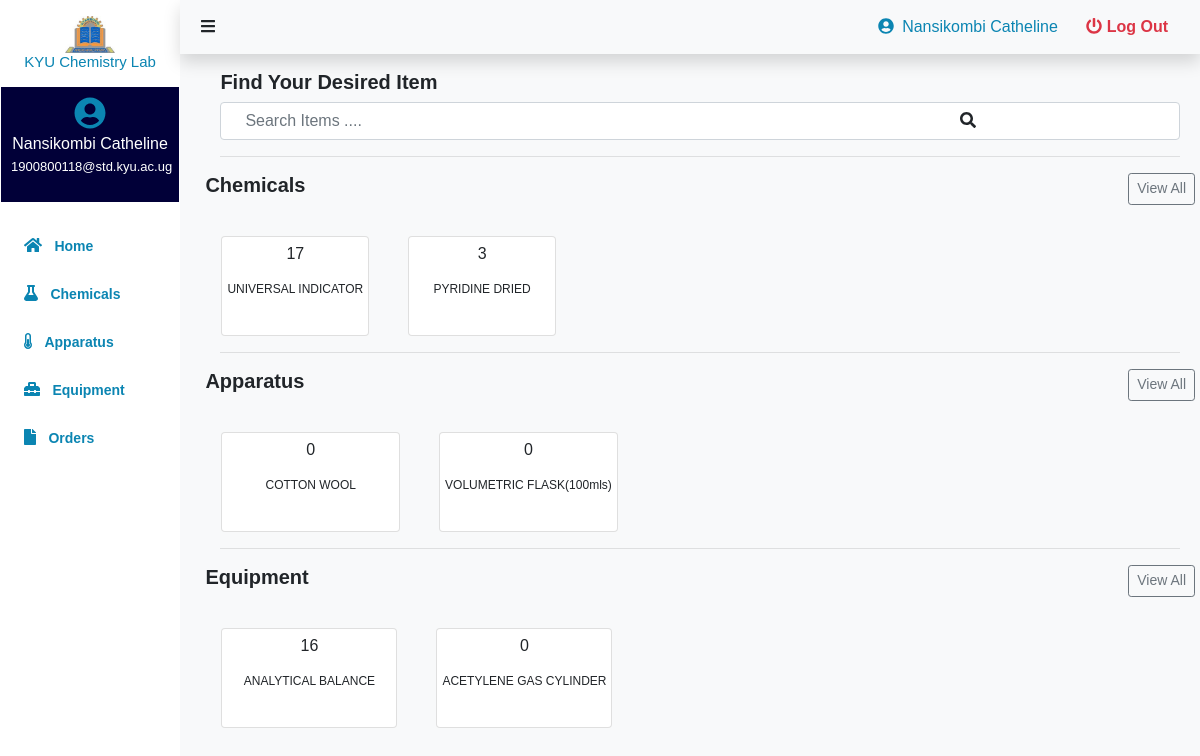
The page /user/home.php (signed in) on the database its author committed.
### tables this page shows
CREATE TABLE `student_table` (
  `id` int(4) NOT NULL,
  `fname` varchar(50) DEFAULT NULL,
  `lname` varchar(50) DEFAULT NULL,
  `email` varchar(100) DEFAULT NULL,
  `contact` varchar(13) DEFAULT NULL,
  `role` varchar(15) NOT NULL,
  `course` varchar(100) NOT NULL,
  `student_no` varchar(30) DEFAULT NULL,
  `supervisor` varchar(100) NOT NULL,
  `department` varchar(30) NOT NULL,
  `password` varchar(255) NOT NULL
);

CREATE TABLE `organic` (
  `id` int(4) NOT NULL,
  `compound` varchar(100) DEFAULT NULL,
  `amount` varchar(20) DEFAULT NULL,
  `expdate` date DEFAULT NULL,
  `location` varchar(50) NOT NULL,
  `category` varchar(30) NOT NULL,
  `modification_date` date NOT NULL
);

CREATE TABLE `apparatus` (
  `id` int(11) NOT NULL,
  `name` varchar(50) NOT NULL,
  `quantity` int(5) NOT NULL,
  `location` varchar(30) NOT NULL,
  `modification_date` date NOT NULL
);

CREATE TABLE `equipment` (
  `id` int(11) NOT NULL,
  `name` varchar(100) NOT NULL,
  `specs` varchar(300) NOT NULL,
  `supplier` varchar(255) NOT NULL,
  `quantity` int(5) NOT NULL,
  `status` varchar(100) NOT NULL,
  `location` varchar(200) NOT NULL,
  `code` varchar(155) NOT NULL
);

### user/includes/session.php (called while the page is built, shortened)
<?php
	include 'includes/conn.php';
	$sql = "SELECT * FROM student_table WHERE id = '".$_SESSION['user']."'";
	$query = $conn->query($sql);
	$user = $query->fetch_assoc();
?>

### user/home.php (the view, shortened to what this page needs)
<?php
include('./includes/session.php');
include('./includes/header.php');
?>
<div class="main shadow">
    <?php
    if($_SESSION['role'] == "Student")
    {
        include('./includes/sidebar.php');
    }
    else
    {
        include('./includes/sidebar.php');
    }
    ?>
    <div class="content bg-light" >
            <?php include('./includes/navbar.php') ?>
            <div class="inner-content" >
                <div class="search" style="width: 100%;border-radius: 10px;">
                    <h5 class="" style="font-weight: 700; font-family: Arial;">Find Your Desired Item</h5>
                    <form>
                        <i class="fas fa-search    " style=" position: absolute; margin-top: 10px; left: 80%;"></i>
                        <input type="text" name="seachInput" class="form-control pl-4" placeholder="Search Items .... " />
                    </form>
                </div>
                <hr />
                <div id="display">
                <div class="row mt-3">
                    <div class="d-flex justify-content-between " style="width: 100%;">
                        <h5 style="font-weight: 600;">Chemicals</h4>
                        <a href="chemicals.php" class="btn btn-sm btn-outline-secondary ">View All</a>
                    </div>
                    <div class="home-cards mt-3 ml-3">
                            <?php
                                $select = $conn->query("select * from organic order by id limit 2");
                                while($row = $select->fetch_assoc())
                                {
                                    ?>
                                            <div class="card-deck about-chemical mr-4" id="<?= $row['id'] ?>" style="cursor:pointer;">
                                                <div class="card text-center">
                                                    <div class="card-body" style="margin:-20px;">
                                                        <p> <?= $row['amount'] ?></p>
                                                        <h6 class="card-title"><?= $row['compound'] ?></h6>
                                                    </div>
                                                </div>
                                            </div>
                                    <?php
                                }
                            ?>
                        </div>
                </div>
                <hr />
                <div class="row mt-3" style="">
                    <div class="d-flex justify-content-between" style="width: 100%;">
                        <h5 style="font-weight: 600;">Apparatus</h4>
                        <a href="apparatus.php" class="btn btn-sm btn-outline-secondary ">View All</a>
                    </div>
                    <div class="home-cards mt-3 ml-3">
                            <?php
                                $select = $conn->query("select * from apparatus limit 2");
                                while($row = $select->fetch_assoc())
                                {
                                    ?>
                                            <div class="card-deck about-apparatus mr-4" id="<?= $row['id'] ?>" style="cursor:pointer;">
                                                <div class="card text-center">
                                                    <div class="card-body" style="margin:-20px;">
                                                        <p> <?= $row['quantity'] ?></p>
                                                        <h6 class="card-title "><?= $row['name'] ?></h6>
                                                    </div>
                                                </div>
                                            </div>
                                    <?php
                                }
                            ?>
                        </div>
                </div>
                <hr />
                <div class="row mt-3" style=" margin-bottom: 100px;">
                    <div class="d-flex justify-content-between" style="width: 100%;">
                        <h5 style="font-weight: 600;">Equipment</h4>
                        <a href="equipment.php" class="btn btn-sm btn-outline-secondary ">View All</a>
                    </div>
                    <div class="home-cards mt-3 ml-3">
                            <?php
                                $select = $conn->query("select * from equipment order by id limit 2");
                                while($row = $select->fetch_assoc())
                                {
                                    ?>
                                            <div class="card-deck about-equipment mr-4" id="<?= $row['id'] ?>" style="cursor:pointer;">
                                                <div class="card text-center">
                                                    <div class="card-body" style="margin:-20px;">
                                                        <p> <?= $row['quantity'] ?></p>
                                                        <h6 class="card-title text-uppercase"><?= $row['name'] ?></h6>
                                                    </div>
                                                </div>
                                            </div>
                                    <?php
                                }
                            ?>
                        </div>
                </div>
                </div>
            </div>
        </div>
</div>
<?php
include('./includes/footer.php');
?>

### user/includes/sidebar.php (shortened to what this page needs)
<div class="sidebar p-3 shadow" style="">
        <div class="head text-center mb-3">
            <img src="./assets/images/kyulogo.jpg" width="50" class="img-fluid ${3|rounded-top,rounded-right,rounded-bottom,rounded-left,rounded-circle,|}" alt="">
            <h6 style="" class="">KYU Chemistry Lab</h6>
        </div>
        <div class="profile text-center mb-4" style="background-color: #010038; color: #fff;">
            <a href="">
                <i class="fa fa-user-circle" aria-hidden="true" style="font-size: 2em;"></i>
                <?php
                if($_SESSION['role'] == "Student")
                {
                    ?>
                        <p class="text-white"><?= $user['lname'].' '.$user['fname'] ?></p>
                        <p class="text-white"style="font-size: 13px; margin-top: -15px;"><?= $user['email'] ?></p>
                    <?php
                }
                    ?>
            </a>
        </div>
        <a href="./home.php">
            <div class="home mb-2 p-2">
                <i class="fa fa-home mr-2" aria-hidden="true"></i>
                <span>Home</span>
            </div>
        </a>
        <a href="./chemicals.php">
            <div class="home mb-2 p-2">
                <i class="fa fa-flask mr-2" aria-hidden="true"></i>
                <span>Chemicals</span>
            </div>
        </a>
        <a href="./apparatus.php">
            <div class="home mb-2 p-2">
                <i class="fa fa-thermometer-half mr-2" aria-hidden="true"></i>
                <span>Apparatus</span>
            </div>
        </a>
        <a href="./equipment.php">
            <div class="home mb-2 p-2">
                <i class="fas fa-toolbox    mr-2"></i>
                <span>Equipment</span>
            </div>
        </a>
        <a href="orders.php">
            <div class="home mb-2 p-2">
                <i class="fas fa-file    mr-2"></i>
                <span>Orders</span>
            </div>
        </a>
    </div>

### user/includes/navbar.php
<nav class="navbar p-2 bg-light shadow" style="display:flex; justify-content:space-between; margin-left: ;">
    <div class="btn">
        <i id="btn" onClick="
            var sidebar = document.querySelector('.sidebar');
            var content = document.querySelector('.content');
            var nav = document.querySelector('navbar');
            sidebar.classList.toggle('active');
            content.classList.toggle('active');
            nav.classList.toggle('active');
        " class="fa fa-bars" aria-hidden="true"></i>
    </div>
    <div style="">
        <a href="" class="username ml-4" style="text-decoration:none;">
        <?php
        if($_SESSION['role'] == "Student")
        {
            ?>
                <i class="fa fa-user-circle mr-2" aria-hidden="true" ></i><?= $user['lname'].' '.$user['fname'] ?>
            <?php
        }
        else
        {
            ?>
                <i class="fa fa-user-circle mr-2" aria-hidden="true" ></i><?= $user2['lname'].' '.$user2['fname'] ?>
            <?php
        }
        ?>
        </a>
        <a href="./logout.php" class="ml-4 mr-4" style="text-decoration:none;">
            <i class="fa fa-power-off text-danger" aria-hidden="true"></i>
            <span class="text-danger"><b>Log Out</b></span>
        </a>
    </div>
</nav>

### user/includes/css/header.css (style rules this page uses)
.main { height: 100vh; display: flex; overflow: hidden; position: fixed; width:100%; }
a { text-decoration: none; }
.sidebar { background: #fff; width: 15%; height: 100vh; padding-top: 30px; color: #000; overflow: hidden; }
.sidebar .head h6 { color: #0b85b2; font-size: 15px; }
.content { width: 85%; }
.sidebar a { text-decoration: none; }
.sidebar .home { color: #0b85b2; text-decoration: none; margin-bottom: 10px; }
.sidebar a .home span { font-size: 14px; text-decoration: none; font-weight: 700; }
.sidebar .profile { background-color: #fff; margin: 0 -15px; padding: 10px; }
a { list-style-type: none; }
.navbar { position: fixed; width: 85%; top: 0; }
.content .inner-content { height: 95vh; overflow: hidden; overflow-y: scroll; padding: 20px; margin-left: 2%; margin-top: 50px; }

### user/includes/css/style.css (style rules this page uses)
* { margin: 0; padding: 0; font-family: Arial, Helvetica, sans-serif; }
.card-deck .card { min-height: 20px; margin-top: 15px; }
a { text-decoration: none; color: #0b85b2; }
.home-cards { display: grid; grid-template-columns: 1fr 1fr 1fr 1fr; }
.home-cards .card { padding: 5px; overflow: hidden; min-height: 100px; }
.home-cards .card h6 { font-size: 12px; }

### rows shown on the page
student_table: lname "Nansikombi", fname "Catheline", email "1900800118@std.kyu.ac.ug"
organic: amount "17", compound "UNIVERSAL INDICATOR"
organic: amount "3", compound "PYRIDINE DRIED"
apparatus: quantity "0", name "COTTON WOOL"
apparatus: quantity "0", name "VOLUMETRIC FLASK(100mls)"
equipment: quantity "16", name "ANALYTICAL BALANCE"
equipment: quantity "0", name "ACETYLENE GAS CYLINDER"
